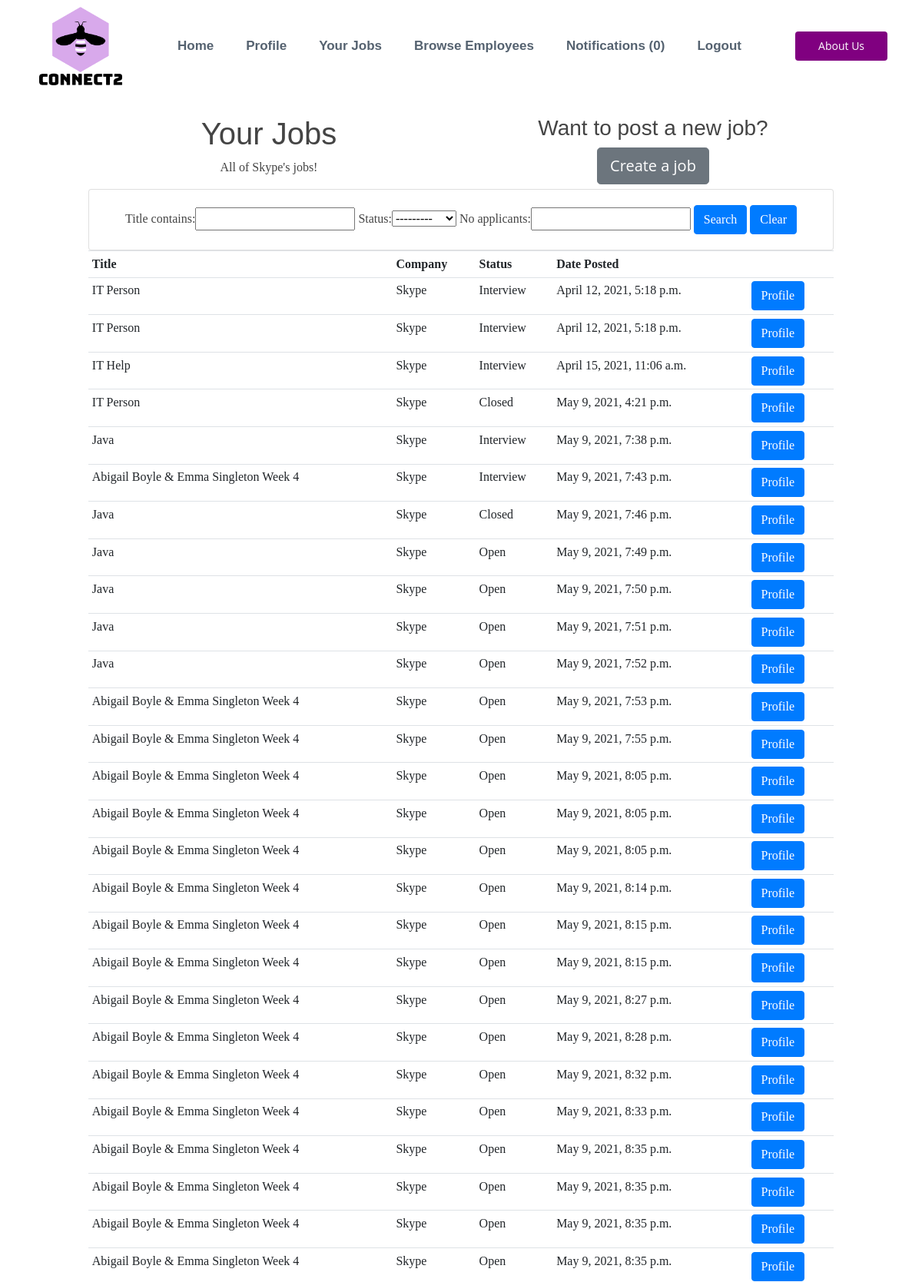
Screenshot of /jobs/ (signed in, upper part) with the database file from the repository.
### account/models.py (models this page shows, shortened)
class Employer(models.Model):
    user = models.OneToOneField(
        User, on_delete=models.CASCADE, primary_key=True)
    phone = models.CharField(max_length=200)
    company_name = models.CharField(max_length=200)
    email = models.EmailField(max_length=200, blank=True)
    updated = models.DateTimeField(auto_now=True)
    created = models.DateTimeField(auto_now_add=True)
    sector = models.CharField(max_length=200, blank=True)
    avatar = models.ImageField(default='avatar.jpg', upload_to='avatar_pics')
    county = models.CharField(max_length=200, blank=True)
    city = models.CharField(max_length=200, blank=True)
    location = models.CharField(max_length=200)
    def __str__(self):
        return self.user.username

class Job(models.Model):
    STATUS = (
        ('Open', 'Open'),
        ('Closed', 'Closed'),
        ('Interview', 'Interview'),
    )
    CONTRACT = (
        ('Full Time', 'Full Time'),
        ('Part Time', 'Part Time'),
    )
    WORK = (
        ('Office', 'Office'),
        ('Remote', 'Remote'),
    )
    LENGTH = (
        ('Permanent', 'Permanent'),
        ('Temporary', 'Temporary'),
    )
    employer = models.ForeignKey(
        Employer, null=True, on_delete=models.CASCADE)
    date_created = models.DateTimeField(auto_now_add=True, null=True)
    status = models.CharField(max_length=200, null=True, choices=STATUS)
    title = models.CharField(max_length=200)
    description_role = models.TextField(max_length=2000, null=True, blank=True)
    description_personality = models.TextField(
        max_length=200000, null=True, blank=True)
    contract = models.CharField(max_length=200, null=True, choices=CONTRACT)
    office_type = models.CharField(max_length=200, null=True, choices=WORK)
    length = models.CharField(max_length=200, null=True, choices=LENGTH)
    ideal_person = models.CharField(max_length=200, null=True)
    location = models.CharField(max_length=200, null=True)
    num_hires = models.IntegerField(null=True)
    enviornment = models.TextField(
        max_length=2000, null=True, blank=True)
    created = models.DateTimeField(auto_now_add=True)
    job_round = models.IntegerField(null=True, default=1)
    no_applicants = models.IntegerField(default=0, null=True)

class User(AbstractUser):
    is_employee = models.BooleanField(default=False)
    is_employer = models.BooleanField(default=False)

### employer/views.py (the view)
# urls.py: path('jobs/', jobs, name='jobs'),
def jobs(request):
    employer = Employer.objects.get(user=request.user)
    jobs = employer.job_set.all()
    myFilter = JobFilter(request.GET, queryset=jobs)
    jobs = myFilter.qs
    context = {
        'employer': employer,
        'jobs': jobs,
        'myFilter': myFilter,
    }
    return render(request, 'employer/jobs.html', context)

### notifications/context_processors.py (called while the page is built)
def notifications(request):
    if request.user.is_authenticated:
        return {'notifications': request.user.notifications.filter(is_read=False)}
    else:
        return {'notifications': []}

### employer/templates/employer/jobs.html
{% extends 'employer/core.html' %}
{% block content %}
<div class="container-fluid">
    <div class="row">
        <div class="col-md-12">
            <div class="row">
                <div class="col-md-12">
                    <div class="row">
                        <div class="col-md-1">
                        </div>
                        <div class="col-md-5 text-center">
                            <h1> Your Jobs</h1>
                            <p> All of {{employer.company_name}}'s jobs!</p>
                        </div>
                        <div class="col-md-5 text-center">
                            <h3 class="text-center">
                                Want to post a new job?
                            </h3>
                            <a class="btn btn-lg btn-secondary text-center" href="{% url 'createjob'  %}">
                                Create a job
                            </a>
                        </div>
                        <div class="col-md-1">
                        </div>
                    </div>
                    <div class="row">
                        <div class="col-md-1">
                        </div>
                        <div class="col-md-10">
                            <div class="row text-center">
                                <div class="col">
                                    <div class="card card-body">
                                        <form method="get">
                                            {{myFilter.form}}
                                            <button class="btn btn-primary" type="submit">Search</button>
                                            <a class="btn btn-primary" href="{% url 'clearjobs'  %}"> Clear</a>
                                        </form>
                                    </div>
                                </div>
                            </div>
                            <table class=" table table-sm ">
                                <tr>
                                    <th>Title</th>
                                    <th>Company</th>
                                    <th> Status </th>
                                    <th>Date Posted</th>
                                    <th></th>
                                </tr>
                                {% for job in jobs %}
                                <tr>
                                    <td>{{job.title}}
                                    </td>
                                    <td>{{job.employer}}</td>
                                    <td> {{job.status}} </td>
                                    <td>{{job.date_created}}</td>
                                    <td><a class="btn btn-primary" href="{% url 'jobviewer' pk=job.pk %}">
                                            Profile</a></td>
                                    {% endfor %}
                                </tr>
                                </tr>
                            </table>
                        </div>
                        <div class="col-md-1">
                        </div>
                    </div>
                </div>
            </div>
        </div>
    </div>
</div>
{% endblock %}

### static/core.css (style rules this page uses)
table { counter-reset: tableCount; font-family: Georgia; }
p { font-family: Georgia; }
.card { font-family: Georgia; }
body { font-family: "Open Sans", sans-serif; color: #444444; }
a { color: #d9232d; }
h1, h2, h3, h4, h5, h6 { font-family: "Raleway", sans-serif; }

### rows the page displays
Employer: company_name "Skype"
Job: title "IT Person", employer "Skype", status "Interview", date_created "April 12, 2021, 5:18 p.m."
Job: title "IT Person", employer "Skype", status "Interview", date_created "April 12, 2021, 5:18 p.m."
Job: title "IT Help", employer "Skype", status "Interview", date_created "April 15, 2021, 11:06 a.m."
Job: title "IT Person", employer "Skype", status "Closed", date_created "May 9, 2021, 4:21 p.m."
Job: title "Java", employer "Skype", status "Interview", date_created "May 9, 2021, 7:38 p.m."
Job: title "Abigail Boyle & Emma Singleton Week 4", employer "Skype", status "Interview", date_created "May 9, 2021, 7:43 p.m."
Job: title "Java", employer "Skype", status "Closed", date_created "May 9, 2021, 7:46 p.m."
Job: title "Java", employer "Skype", status "Open", date_created "May 9, 2021, 7:49 p.m."
Job: title "Java", employer "Skype", status "Open", date_created "May 9, 2021, 7:50 p.m."
Job: title "Java", employer "Skype", status "Open", date_created "May 9, 2021, 7:51 p.m."
Job: title "Java", employer "Skype", status "Open", date_created "May 9, 2021, 7:52 p.m."
Job: title "Abigail Boyle & Emma Singleton Week 4", employer "Skype", status "Open", date_created "May 9, 2021, 7:53 p.m."
Job: title "Abigail Boyle & Emma Singleton Week 4", employer "Skype", status "Open", date_created "May 9, 2021, 7:55 p.m."
Job: title "Abigail Boyle & Emma Singleton Week 4", employer "Skype", status "Open", date_created "May 9, 2021, 8:05 p.m."
Job: title "Abigail Boyle & Emma Singleton Week 4", employer "Skype", status "Open", date_created "May 9, 2021, 8:05 p.m."
Job: title "Abigail Boyle & Emma Singleton Week 4", employer "Skype", status "Open", date_created "May 9, 2021, 8:05 p.m."
Job: title "Abigail Boyle & Emma Singleton Week 4", employer "Skype", status "Open", date_created "May 9, 2021, 8:14 p.m."
Job: title "Abigail Boyle & Emma Singleton Week 4", employer "Skype", status "Open", date_created "May 9, 2021, 8:15 p.m."
Job: title "Abigail Boyle & Emma Singleton Week 4", employer "Skype", status "Open", date_created "May 9, 2021, 8:15 p.m."
Job: title "Abigail Boyle & Emma Singleton Week 4", employer "Skype", status "Open", date_created "May 9, 2021, 8:27 p.m."
Job: title "Abigail Boyle & Emma Singleton Week 4", employer "Skype", status "Open", date_created "May 9, 2021, 8:28 p.m."
Job: title "Abigail Boyle & Emma Singleton Week 4", employer "Skype", status "Open", date_created "May 9, 2021, 8:32 p.m."
Job: title "Abigail Boyle & Emma Singleton Week 4", employer "Skype", status "Open", date_created "May 9, 2021, 8:33 p.m."
Job: title "Abigail Boyle & Emma Singleton Week 4", employer "Skype", status "Open", date_created "May 9, 2021, 8:35 p.m."
Job: title "Abigail Boyle & Emma Singleton Week 4", employer "Skype", status "Open", date_created "May 9, 2021, 8:35 p.m."
Job: title "Abigail Boyle & Emma Singleton Week 4", employer "Skype", status "Open", date_created "May 9, 2021, 8:35 p.m."
Job: title "Abigail Boyle & Emma Singleton Week 4", employer "Skype", status "Open", date_created "May 9, 2021, 8:35 p.m."

### other values shown
{{ notifications.count }} "0"
